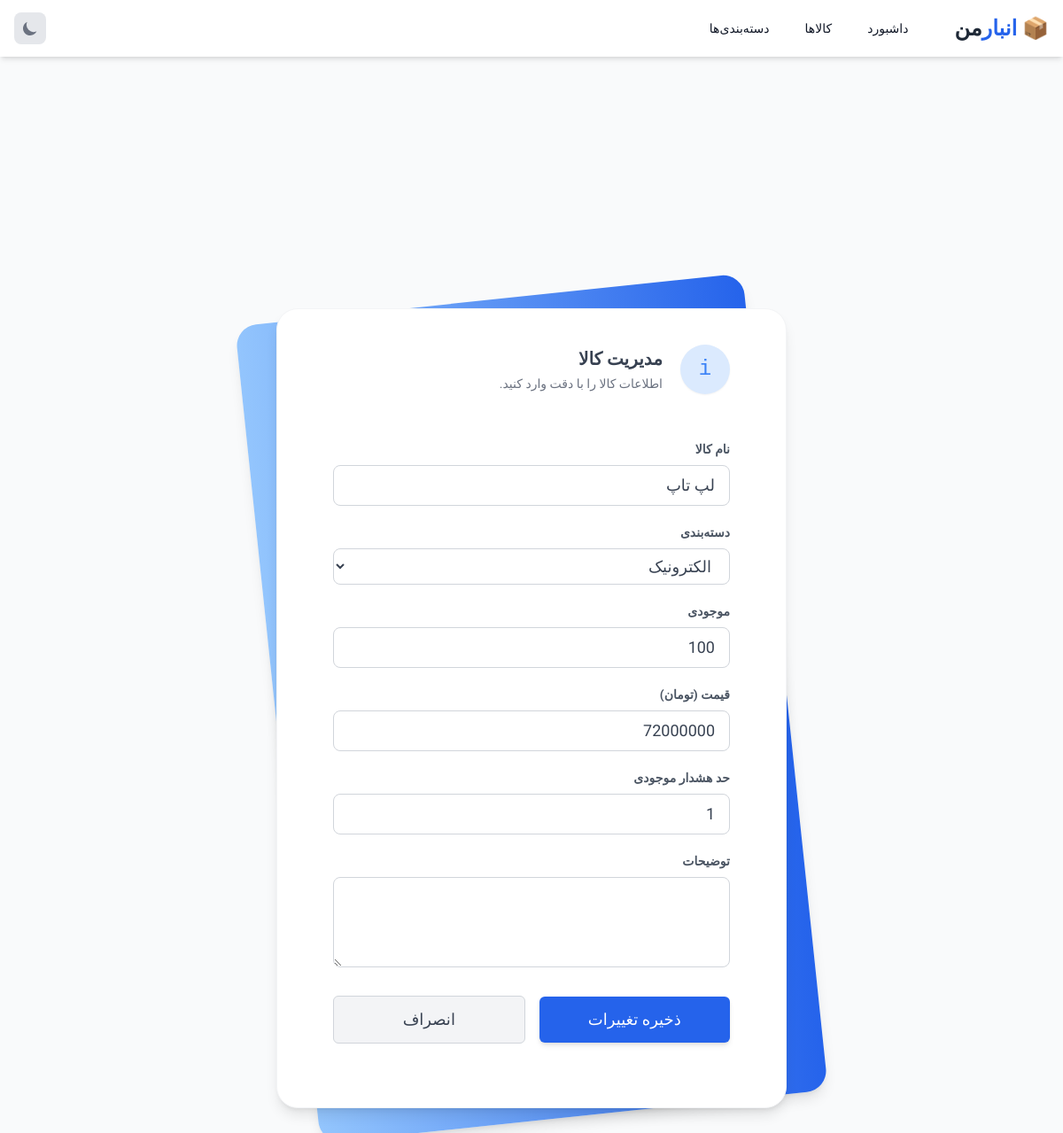
The app's page /products/3/edit/ with its own data.
### inventory/models.py (models this page shows, shortened)
class Product(models.Model):
    category = models.ForeignKey(Category, on_delete=models.SET_NULL, null=True, blank=True, verbose_name="دسته‌بندی")
    name = models.CharField(max_length=200, verbose_name="نام کالا")
    description = models.TextField(blank=True, verbose_name="توضیحات")
    quantity = models.PositiveIntegerField(default=0, verbose_name="موجودی")
    price = models.DecimalField(max_digits=12, decimal_places=0, verbose_name="قیمت (تومان)")
    low_stock_threshold = models.PositiveIntegerField(default=5, verbose_name="حد هشدار موجودی")
    created_at = models.DateTimeField(auto_now_add=True)
    updated_at = models.DateTimeField(auto_now=True)

### inventory/views.py (the view)
# urls.py: path('products/<int:pk>/edit/', views.product_update, name='product_update'), # لینک ویرایش
def product_update(request, pk):
    product = get_object_or_404(Product, pk=pk)
    form = ProductForm(request.POST or None, instance=product)
    if form.is_valid():
        form.save()
        return redirect('product_list')
    return render(request, 'inventory/product_form.html', {'form': form, 'title': 'ویرایش کالا'})

### inventory/forms.py
class ProductForm(forms.ModelForm):
    class Meta:
        model = Product
        fields = ['name', 'category', 'quantity', 'price', 'low_stock_threshold', 'description']
        COMMON_STYLE = 'w-full mt-1 px-4 py-2 border rounded-lg focus:outline-none focus:ring-2 focus:ring-blue-500 transition duration-200 bg-white dark:bg-gray-700 dark:text-white dark:border-gray-600 border-gray-300'
        widgets = {
            'name': forms.TextInput(attrs={'class': COMMON_STYLE}),
            'category': forms.Select(attrs={'class': COMMON_STYLE}),
            'quantity': forms.NumberInput(attrs={'class': COMMON_STYLE}),
            'price': forms.NumberInput(attrs={'class': COMMON_STYLE}),
            'low_stock_threshold': forms.NumberInput(attrs={'class': COMMON_STYLE}),
            'description': forms.Textarea(attrs={'class': COMMON_STYLE, 'rows': 3}),
        }

### inventory/models.py (called while the page is built)
    def __str__(self):
        return self.name

### inventory/templates/inventory/product_form.html (shortened to what this page needs)
{% extends 'inventory/base.html' %}
{% block content %}
<div class="min-h-screen flex flex-col justify-center sm:py-6">
    <div class="relative py-3 sm:max-w-xl sm:mx-auto w-full">
        <div class="relative px-4 py-10 bg-white shadow-lg sm:rounded-3xl sm:p-10 border border-gray-100">
            <div class="max-w-md mx-auto">
                <div class="flex items-center space-x-5 space-x-reverse">
                    <div class="h-14 w-14 bg-blue-100 rounded-full flex flex-shrink-0 justify-center items-center text-blue-500 text-2xl font-mono shadow-sm">i</div>
                    <div class="block pl-2 font-semibold text-xl self-start text-gray-700">
                        <h2 class="leading-relaxed">مدیریت کالا</h2>
                        <p class="text-sm text-gray-500 font-normal leading-relaxed">اطلاعات کالا را با دقت وارد کنید.</p>
                    </div>
                </div>
                <div class="divide-y divide-gray-200">
                    <form method="post" class="py-8 text-base leading-6 space-y-4 text-gray-700 sm:text-lg sm:leading-7">
                        {% for field in form %}
                        <div class="flex flex-col">
                            <label class="leading-loose text-sm font-bold text-gray-600">{{ field.label }}</label>
                            {{ field }}
                        </div>
                        {% endfor %}
                        <div class="pt-4 flex items-center space-x-4 space-x-reverse">
                            <button type="submit" class="bg-blue-600 flex justify-center items-center w-full text-white px-4 py-3 rounded-md focus:outline-none hover:bg-blue-700 transition shadow-md">
                                ذخیره تغییرات
                            </button>
                            <a href="{% url 'product_list' %}" class="bg-gray-100 flex justify-center items-center w-full text-gray-700 px-4 py-3 rounded-md focus:outline-none hover:bg-gray-200 transition border border-gray-300">
                                انصراف
                            </a>
                        </div>
                    </form>
                </div>
            </div>
        </div>
    </div>
</div>
{% endblock %}

### inventory/templates/inventory/base.html (style rules this page uses)
body { font-family: 'Vazirmatn', sans-serif; }

### records on screen
Product: form "لپ تاپ" "الکترونیک" "100" "72000000" "1"

### other values on screen
{{ field.label }} "نام کالا" "دسته‌بندی" "موجودی" "قیمت (تومان)" "حد هشدار موجودی" "توضیحات"
